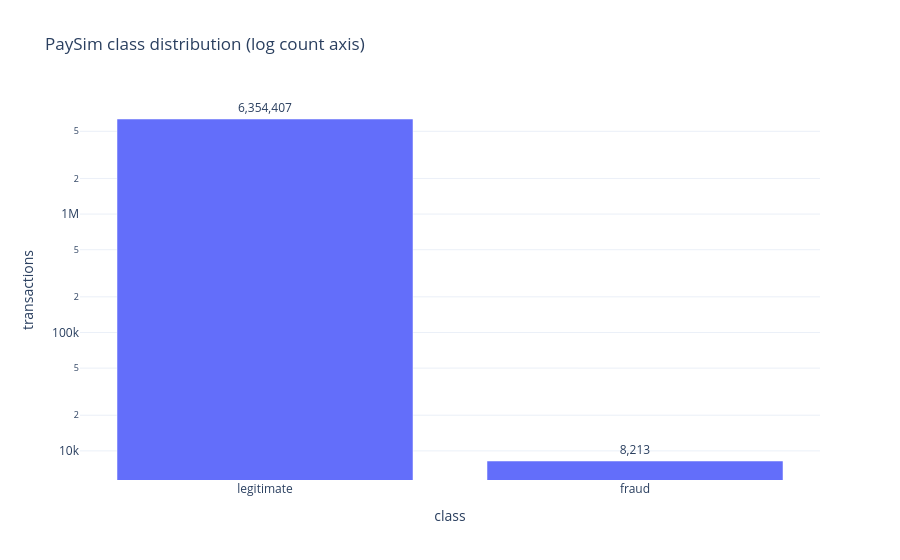

Notebook cell for this chart:
### Markdown cell above
## 6. Examine the class imbalance

Fraud is rare in this dataset. A model can achieve high accuracy while
detecting no fraud, so fraud precision, recall, F1, and error counts will be
reported alongside accuracy. The bar chart uses a logarithmic count axis.

### Code cell
fraud_counts = transactions["isFraud"].value_counts().sort_index()
class_summary = pd.DataFrame({
    "class": ["legitimate", "fraud"],
    "transactions": [int(fraud_counts[0]), int(fraud_counts[1])],
})
class_summary["share_percent"] = 100 * class_summary["transactions"] / len(transactions)
display(class_summary)
print(f"Always predicting legitimate would achieve {fraud_counts[0] / len(transactions):.4%} accuracy.")

class_figure = px.bar(
    class_summary, x="class", y="transactions", text="transactions",
    log_y=True, title="PaySim class distribution (log count axis)",
)
class_figure.update_traces(texttemplate="%{text:,}", textposition="outside")
class_figure.show()

### Figure 1 — Plotly figure (JSON) as saved in the notebook; plotly's stock layout.template omitted (floating-point values rounded to 4 significant figures)
{"data": [{"alignmentgroup": "True", "hovertemplate": "class=%{x}<br>transactions=%{text}<extra></extra>", "legendgroup": "", "marker": {"color": "#636efa", "pattern": {"shape": ""}}, "name": "", "offsetgroup": "", "orientation": "v", "showlegend": false, "text": [6354407, 8213], "textposition": "outside", "texttemplate": "%{text:,}", "type": "bar", "x": ["legitimate", "fraud"], "xaxis": "x", "y": [6354407, 8213], "yaxis": "y"}], "layout": {"barmode": "relative", "legend": {"tracegroupgap": 0}, "title": {"text": "PaySim class distribution (log count axis)"}, "xaxis": {"anchor": "y", "domain": [0, 1], "title": {"text": "class"}}, "yaxis": {"anchor": "x", "domain": [0, 1], "title": {"text": "transactions"}, "type": "log"}}}
